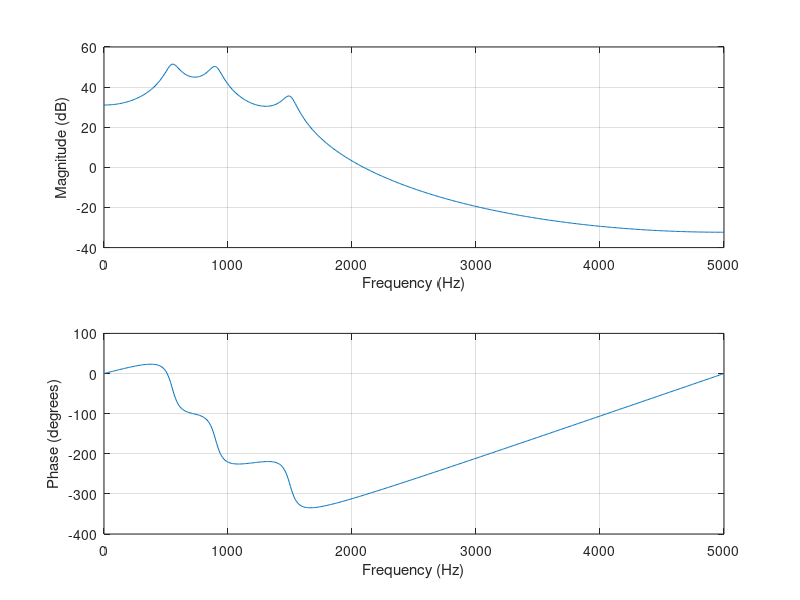

Recreate this plot in MATLAB. (Note: this script raises an error after producing the figure.)
function [] = checkTriangle()

freqs = [550 900 1500];
bws   = [100 100 100];

fs   = 10000; % Sampling rate

arCoeffs = [1];
for i = 1:length(freqs)
    r = exp(-pi*bws(i)/fs); % Compute BW
    % Get AR Coefficients
    a(1) = -2*r*cos(pi*freqs(i)/(fs/2));
    a(2) = r^2;
    arCoeffs = conv(arCoeffs, [1 a]);
end

figure; freqz(1, arCoeffs,512,fs);

cepOrder = 10;
C  = lpc2c(-arCoeffs(2:end)',cepOrder);
C2 = fb2cp(freqs,bws,cepOrder,fs);
disp([C C2']);
dd = 3;